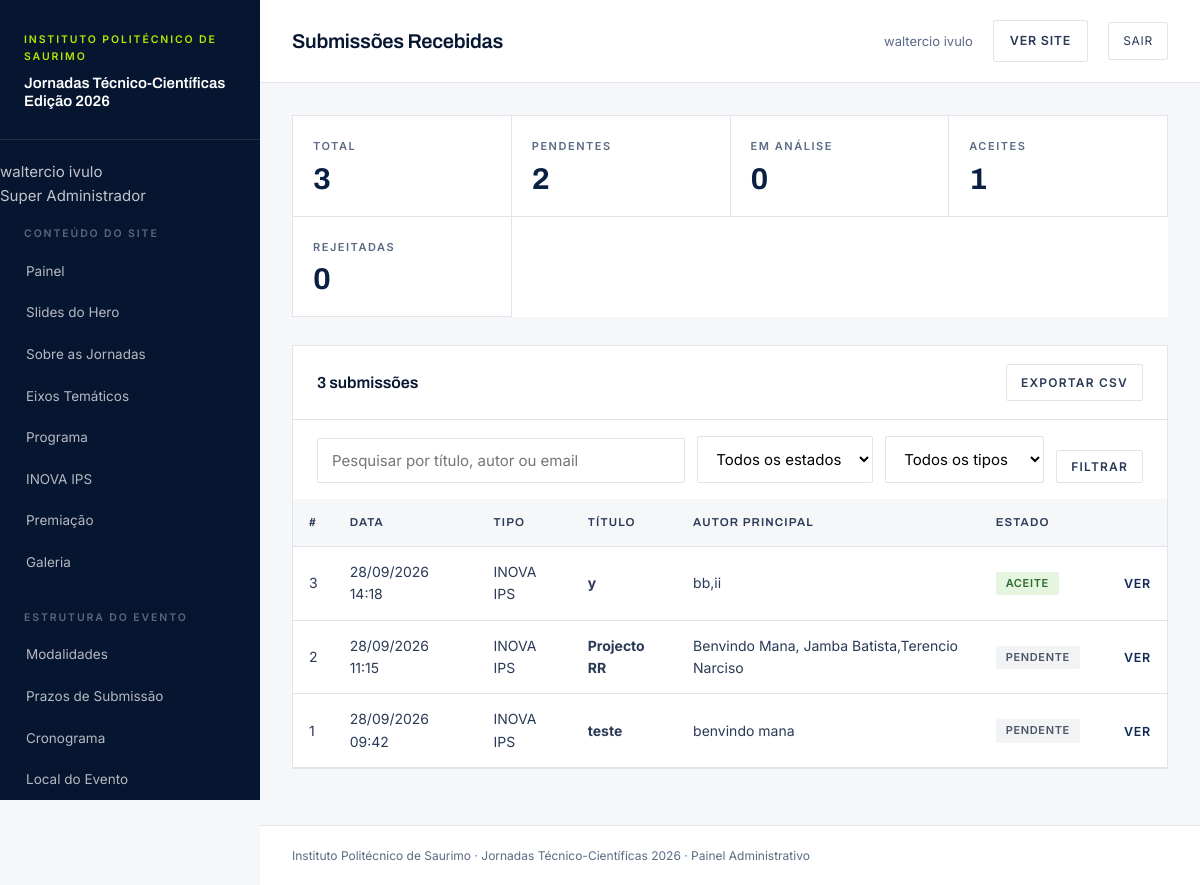
Screenshot of /admin/submissoes.php (signed in) with the database file from the repository.
### tables this page shows
CREATE TABLE `submissoes` (
  `id` int(10) UNSIGNED NOT NULL,
  `tipo` enum('comunicacao','poster','projeto_inova') NOT NULL,
  `eixo` varchar(10) DEFAULT NULL,
  `titulo` varchar(255) NOT NULL,
  `autores` text NOT NULL,
  `instituicao` varchar(190) DEFAULT NULL,
  `email` varchar(190) NOT NULL,
  `telefone` varchar(40) DEFAULT NULL,
  `resumo` text NOT NULL,
  `palavras_chave` varchar(255) DEFAULT NULL,
  `area_inova` varchar(60) DEFAULT NULL,
  `elementos_equipa` text DEFAULT NULL,
  `ficheiro_original` varchar(255) DEFAULT NULL,
  `ficheiro_guardado` varchar(255) DEFAULT NULL,
  `ficheiro_tamanho` int(10) UNSIGNED DEFAULT NULL,
  `status` enum('pendente','em_analise','aceite','rejeitado') NOT NULL DEFAULT 'pendente',
  `observacoes` text DEFAULT NULL,
  `avaliado_por` int(10) UNSIGNED DEFAULT NULL,
  `avaliado_em` datetime DEFAULT NULL,
  `criado_em` datetime NOT NULL DEFAULT current_timestamp(),
  `atualizado_em` datetime NOT NULL DEFAULT current_timestamp() ON UPDATE current_timestamp()
);

### inc/auth.php (called while the page is built, shortened)
<?php
require_once __DIR__ . '/helpers.php';
function admin_autenticado(): bool
{
    return !empty($_SESSION['admin_id']);
}
function admin_actual(): ?array
{
    static $cache = null;
    if ($cache !== null) return $cache;
    $stmt = db()->prepare('
        SELECT id, nome, email, nivel, ativo
        FROM admins
        WHERE id = ? AND ativo = 1
    ');
    $stmt->execute([(int) $_SESSION['admin_id']]);
    $admin = $stmt->fetch() ?: null;
    return $cache = $admin;
}
function exigir_login(): void
{
    if (!admin_actual()) {
        $_SESSION = [];
        session_destroy();
        redirecionar(url('admin/login.php'));
    }
}
function admin_nivel(): int
{
    $a = admin_actual();
    return $a ? (int) $a['nivel'] : 99;
}
function admin_nome_nivel(int $nivel): string
{
    return [
        NIVEL_SUPER     => 'Super Administrador',
        NIVEL_EDITOR    => 'Editor',
        NIVEL_AVALIADOR => 'Avaliador',
    ][$nivel] ?? 'Desconhecido';
}

### inc/db.php (called while the page is built, shortened)
<?php
function db(): PDO
{
    static $pdo = null;
    if ($pdo instanceof PDO) return $pdo;
    $cfg = require __DIR__ . '/config.php';
    $dsn = sprintf('mysql:host=%s;dbname=%s;charset=%s',
        $cfg['db_host'], $cfg['db_name'], $cfg['db_charset']);
    $pdo = new PDO($dsn, $cfg['db_user'], $cfg['db_pass'], [
        PDO::ATTR_ERRMODE            => PDO::ERRMODE_EXCEPTION,
        PDO::ATTR_DEFAULT_FETCH_MODE => PDO::FETCH_ASSOC,
        PDO::ATTR_EMULATE_PREPARES   => false,
        PDO::MYSQL_ATTR_INIT_COMMAND => "SET time_zone = '+01:00'",
    ]);
    return $pdo;
}

### inc/helpers.php (called while the page is built, shortened)
<?php
require_once __DIR__ . '/db.php';
function cfg(): array { static $c = null; return $c ??= require __DIR__ . '/config.php'; }
function e(?string $txt): string
{
    return htmlspecialchars((string) $txt, ENT_QUOTES, 'UTF-8');
}
function url(string $caminho = ''): string
{
    return rtrim(cfg()['base_url'], '/') . '/' . ltrim($caminho, '/');
}
function get(string $chave, string $padrao = ''): string
{
    return isset($_GET[$chave]) ? trim((string) $_GET[$chave]) : $padrao;
}

### admin/submissoes.php (the view, shortened to what this page needs)
<?php
$tituloPagina = 'Submissões Recebidas';
require __DIR__ . '/inc/header.php';
$status = get('status');
$tipo   = get('tipo');
$q      = get('q');
$sql = 'SELECT * FROM submissoes WHERE 1=1';
$p = [];
$sql .= ' ORDER BY criado_em DESC LIMIT 500';
$stmt = db()->prepare($sql);
$stmt->execute($p);
$linhas = $stmt->fetchAll();
$total = (int) db()->query('SELECT COUNT(*) FROM submissoes')->fetchColumn();
$pendentes = (int) db()->query("SELECT COUNT(*) FROM submissoes WHERE status='pendente'")->fetchColumn();
$analise = (int) db()->query("SELECT COUNT(*) FROM submissoes WHERE status='em_analise'")->fetchColumn();
$aceites = (int) db()->query("SELECT COUNT(*) FROM submissoes WHERE status='aceite'")->fetchColumn();
$rejeitados = (int) db()->query("SELECT COUNT(*) FROM submissoes WHERE status='rejeitado'")->fetchColumn();
?>
<section class="estatisticas">
  <div class="estat"><p class="estat-rotulo">Total</p><p class="estat-num"><?= $total ?></p></div>
  <div class="estat"><p class="estat-rotulo">Pendentes</p><p class="estat-num"><?= $pendentes ?></p></div>
  <div class="estat"><p class="estat-rotulo">Em análise</p><p class="estat-num"><?= $analise ?></p></div>
  <div class="estat"><p class="estat-rotulo">Aceites</p><p class="estat-num"><?= $aceites ?></p></div>
  <div class="estat"><p class="estat-rotulo">Rejeitadas</p><p class="estat-num"><?= $rejeitados ?></p></div>
</section>
<section class="cartao">
  <div class="cartao-topo">
    <h2 class="cartao-titulo"><?= count($linhas) ?> submissões</h2>
    <a href="exportar-csv.php?<?= http_build_query(['status' => $status, 'tipo' => $tipo, 'q' => $q]) ?>"
       class="botao botao-sec botao-mini">Exportar CSV</a>
  </div>
  <div class="cartao-corpo" style="padding:16px 24px">
    <form method="get" class="form-inline">
      <div class="campo" style="flex:1;min-width:220px;margin:0">
        <input type="search" name="q" placeholder="Pesquisar por título, autor ou email" value="<?= e($q) ?>">
      </div>
      <div class="campo" style="margin:0">
        <select name="status">
          <option value="">Todos os estados</option>
        </select>
      </div>
      <div class="campo" style="margin:0">
        <select name="tipo">
          <option value="">Todos os tipos</option>
        </select>
      </div>
      <button type="submit" class="botao botao-sec botao-mini">Filtrar</button>
    </form>
  </div>
  <?php if (!$linhas): ?>
    <p class="vazio">Nenhuma submissão encontrada.</p>
  <?php else: ?>
    <table class="tabela">
      <thead>
        <tr>
          <th>#</th>
          <th>Data</th>
          <th>Tipo</th>
          <th>Título</th>
          <th>Autor principal</th>
          <th>Estado</th>
          <th class="col-acao"></th>
        </tr>
      </thead>
      <tbody>
        <?php foreach ($linhas as $s): ?>
          <?php $tipos = ['comunicacao' => 'Comunicação', 'poster' => 'Poster', 'projeto_inova' => 'INOVA IPS']; ?>
          <tr>
            <td><?= (int) $s['id'] ?></td>
            <td><?= e(date('d/m/Y H:i', strtotime($s['criado_em']))) ?></td>
            <td><?= e($tipos[$s['tipo']] ?? $s['tipo']) ?></td>
            <td><strong><?= e($s['titulo']) ?></strong></td>
            <td><?= e(explode(';', $s['autores'])[0]) ?></td>
            <td><span class="etiqueta etiqueta-<?= e($s['status']) ?>"><?= e($s['status']) ?></span></td>
            <td class="col-acao">
              <a href="submissao-ver.php?id=<?= (int) $s['id'] ?>" class="link-acao">Ver</a>
            </td>
          </tr>
        <?php endforeach; ?>
      </tbody>
    </table>
  <?php endif; ?>
</section>
<?php require __DIR__ . '/inc/footer.php'; ?>

### admin/inc/header.php (shortened to what this page needs)
<?php
require_once __DIR__ . '/../../inc/auth.php';
exigir_login();
$tituloPagina = $tituloPagina ?? 'Painel';
?>
<!DOCTYPE html>
<html lang="pt-AO">
<head>
<link rel="stylesheet" href="assets/admin.css">
</head>
<body>
<div class="app">
  <?php require __DIR__ . '/sidebar.php'; ?>
  <div class="conteudo">
    <header class="barra-topo">
      <h1 class="barra-topo-titulo"><?= e($tituloPagina) ?></h1>
      <div class="barra-topo-dir">
        <span class="barra-topo-admin"><?= e($admin['nome']) ?></span>
        <a href="<?= e(url('index.php')) ?>" target="_blank" class="botao-ligacao botao-mini">Ver site</a>
        <a href="logout.php" class="barra-topo-sair">Sair</a>
      </div>
    </header>
    <div class="conteudo-corpo">

### admin/inc/sidebar.php (shortened to what this page needs)
<?php
$paginaActual = basename($_SERVER['PHP_SELF']);
$nivel = admin_nivel();
$menu = [];
if (admin_pode_editar_conteudo()) {
    $menu['Conteúdo do Site'] = [
        'dashboard.php'  => 'Painel',
        'slides.php'     => 'Slides do Hero',
        'sobre.php'      => 'Sobre as Jornadas',
        'eixos.php'      => 'Eixos Temáticos',
        'programa.php'   => 'Programa',
        'inova.php'      => 'INOVA IPS',
        'premiacao.php'  => 'Premiação',
        'galeria.php'    => 'Galeria',
    ];
    $menu['Estrutura do Evento'] = [
        'modalidades.php'  => 'Modalidades',
        'prazos.php'       => 'Prazos de Submissão',
        'cronograma.php'   => 'Cronograma',
        'local.php'        => 'Local do Evento',
    ];
}
$menu['Submissões'] = [
    'submissoes.php' => 'Submissões Recebidas',
];
if (admin_pode_gerir_utilizadores() || admin_pode_ver_logs()) {
    $grupoSistema = [];
    if (admin_pode_editar_conteudo()) {
        $grupoSistema['configuracoes.php'] = 'Configurações';
    }
    if (admin_pode_gerir_utilizadores()) {
        $grupoSistema['administradores.php'] = 'Administradores';
        $grupoSistema['logs.php']            = 'Registo de Actividade';
    }
    if ($grupoSistema) {
        $menu['Sistema'] = $grupoSistema;
    }
}
$admin = admin_actual();
?>
<aside class="barra-lateral" id="menuAdmin">
  <div class="barra-lateral-marca">
    <div>
      <p class="barra-lateral-inst">Instituto Politécnico de Saurimo</p>
      <p class="barra-lateral-titulo">Jornadas Técnico-Científicas<br>Edição 2026</p>
    </div>
  </div>
  <div class="barra-lateral-conteudo" id="menuAdminConteudo">
    <div class="barra-lateral-perfil">
      <p class="barra-lateral-perfil-nome"><?= e($admin['nome'] ?? '') ?></p>
      <p class="barra-lateral-perfil-nivel"><?= e(admin_nome_nivel($nivel)) ?></p>
    </div>
    <?php foreach ($menu as $grupo => $itens): ?>
      <div class="barra-lateral-grupo">
        <p class="barra-lateral-grupo-titulo"><?= e($grupo) ?></p>
        <ul class="barra-lateral-menu">
          <?php foreach ($itens as $href => $nome): ?>
            <li>
              <a href="<?= e($href) ?>" class="<?= $paginaActual === $href ? 'activo' : '' ?>">
                <?= e($nome) ?>
              </a>
            </li>
          <?php endforeach; ?>
        </ul>
      </div>
    <?php endforeach; ?>
  </div>
</aside>

### rows the page displays
submissoes: id "3", criado_em "28/09/2026 14:18", tipo "INOVA IPS", titulo "y", autores "bb,ii", status "ACEITE"
submissoes: id "2", criado_em "28/09/2026 11:15", tipo "INOVA IPS", titulo "Projecto RR", autores "Benvindo Mana, Jamba Batista,Terencio Narciso", status "PENDENTE"
submissoes: id "1", criado_em "28/09/2026 09:42", tipo "INOVA IPS", titulo "teste", autores "benvindo mana", status "PENDENTE"

### other values shown
$admin['nome'] "waltercio ivulo"
admin_nome_nivel($nivel) "Super Administrador"
$grupo "CONTEÚDO DO SITE"
$nome "Painel"
$nome "Slides do Hero"
$nome "Sobre as Jornadas"
$nome "Eixos Temáticos"
$nome "Programa"
$nome "INOVA IPS"
$nome "Premiação"
$nome "Galeria"
$grupo "ESTRUTURA DO EVENTO"
$nome "Modalidades"
$nome "Prazos de Submissão"
$nome "Cronograma"
